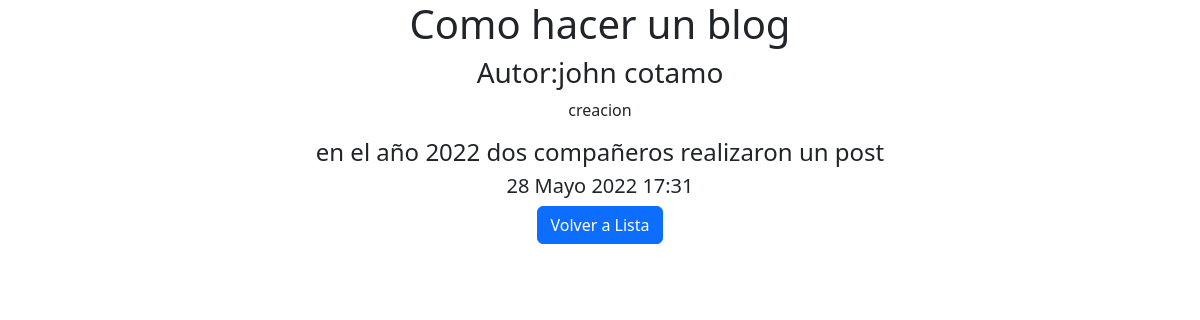
Screenshot of /blog/detalle/1/ with the database file from the repository.
### blog_web/models.py (models this page shows, shortened)
class Posteo(models.Model):
    autor = models.TextField(max_length=100)
    titulo = models.TextField(max_length=100)
    categoria = models.TextField(max_length=100)
    post = models.TextField(max_length=1000)
    fecha_posteo = models.DateTimeField(auto_now_add=True)

### blog_web/views.py (the view)
# urls.py: path("detalle/<pk>/", views.BlogDetail.as_view(), name ="blog_detail"),
class BlogDetail(DetailView):
    model = Posteo
    template_name = "blog_web/blogDetail.html"

### blog_web/templates/blog_web/blogDetail.html (shortened to what this page needs)
{% load bootstrap5 %}
{% bootstrap_css %}
<div>
    <div class="container text-center">
        <h1>{{object.titulo}}</h1>
    </div>
    <div class="container text-center">
        <h3>Autor:{{object.autor}}</h3>
        <p>{{object.categoria}} </p>
        <h4>{{object.post}}</h4>
        <h5>{{object.fecha_posteo}}</h5>
        <a class="btn btn-primary" href="{% url 'blog_list' %}">Volver a Lista</a>
    </div>
</div>

### rows the page displays
Posteo: autor "john cotamo", categoria "creacion", post "en el año 2022 dos compañeros realizaron un post", fecha_posteo "28 Mayo 2022 17:31"
